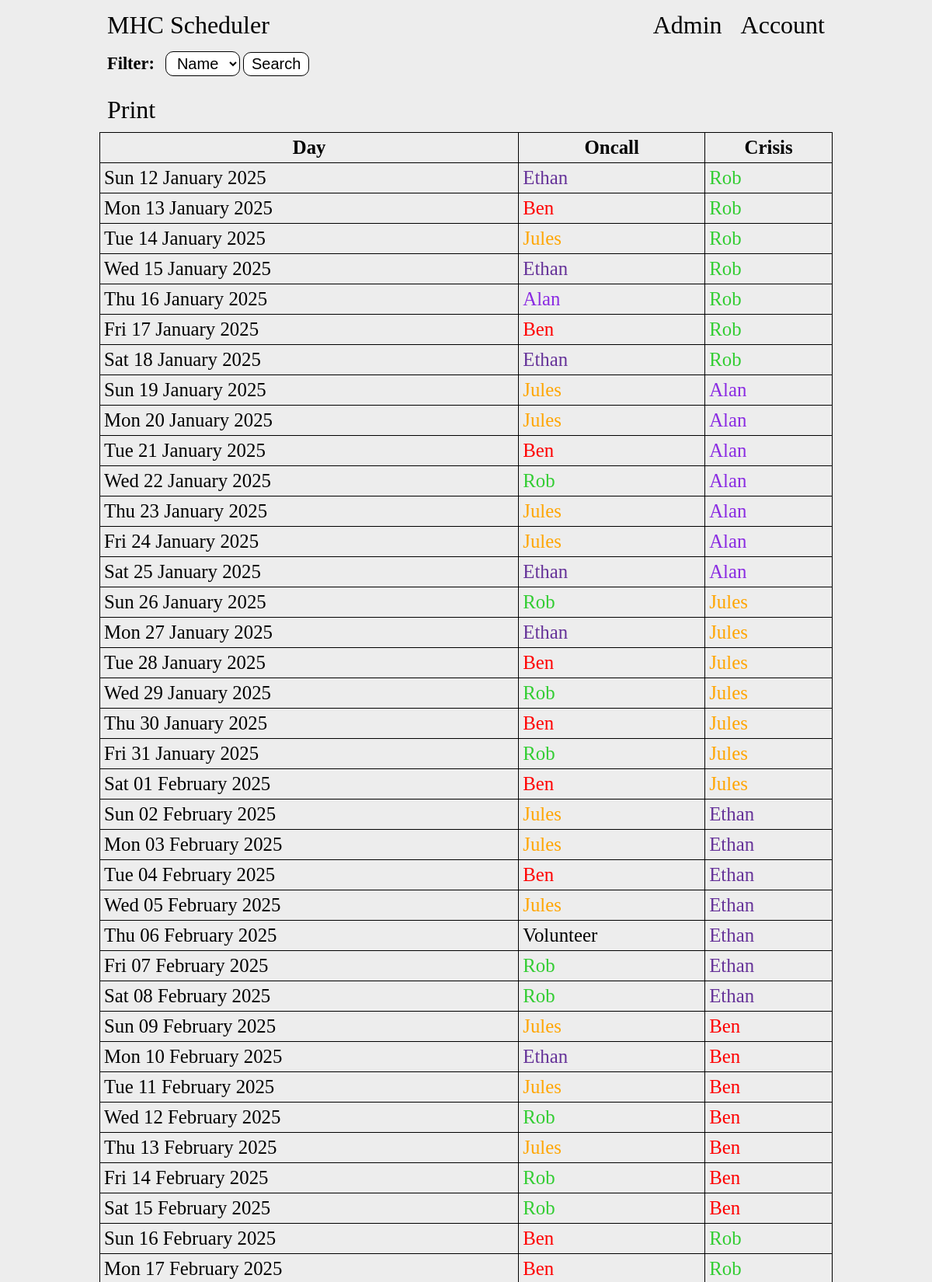
Screenshot of / (signed in, upper part) with the database file from the repository.
### tables this page shows
CREATE TABLE days (id INTEGER NOT NULL, person_id INTEGER NOT NULL, date VARCHAR(255) NOT NULL, crisis_id INTEGER, completed bool, PRIMARY KEY(id), FOREIGN KEY (person_id) REFERENCES people(id));

CREATE TABLE people (id INTEGER NOT NULL, name varchar(255) NOT NULL, admin bool NOT NULL, diff int NOT NULL, password varchar(255), email varchar(255), sessions bit(10), weight INTEGER, end_diff int, color varchar(255), active BOOL, activate_date varchar(255), finish_date varchar(255), PRIMARY KEY (id));

### app.py (the view)
@app.route("/", methods=["GET"])
def index():
    con = sqlite3.connect("main.db")
    con.row_factory = sqlite3.Row
    cur = con.cursor()
    cur.execute("SELECT name, id FROM people;")
    rows = cur.fetchall()
    peopleData = [dict(row) for row in rows]
    if request.args.get('person'):
        person = request.args.get('person') # Filter days so that only the selected person shows
        cur.execute("SELECT days.date, p1.id AS oncallId, p1.name AS oncall, p1.color AS oncallColor, p2.name AS crisis, p2.color AS crisisColor FROM days LEFT JOIN people p1 ON days.person_id = p1.id JOIN people p2 ON days.crisis_id = p2.id WHERE (days.person_id = ? OR days.crisis_id = ?) AND days.completed = 0 ORDER BY days.id ASC", (person,person))
    else: # Display all days with a limit of 50
        cur.execute("SELECT date, p1.id AS oncallId, p1.name AS oncall, p1.color AS oncallColor, p2.name AS crisis, p2.color AS crisisColor FROM days LEFT JOIN people p1 ON days.person_id = p1.id JOIN people p2 ON days.crisis_id = p2.id AND days.completed = 0 ORDER BY days.id ASC")
    rows = cur.fetchall()
    daysData = [dict(row) for row in rows]
    for day in daysData:
        day['date'] = format_date(day['date'])
    con.close()
    if session.get("admin") != None:
        adminPerms = session['admin']
        if adminPerms == 1:
            return render_template('index.html', people=peopleData, days=daysData, accountLink="./signin", controlText="Admin", controlLink="./account")
        else:
            return render_template('index.html', people=peopleData, days=daysData, accountLink="./signin", controlText="Swaps", controlLink="./account")
    else:
        return render_template('index.html', people=peopleData, days=daysData, accountLink="./signin")

### app.py (called while the page is built)
def format_date(date_str):
    date_obj = datetime.strptime(date_str, "%Y-%m-%d")
    return date_obj.strftime("%a %d %B %Y")

@app.after_request
def add_header(response):
    response.headers["Cache-Control"] = "no-store, no-cache, must-revalidate, post-check=0, pre-check=0, max-age=0"
    response.headers["Pragma"] = "no-cache"
    response.headers["Expires"] = "0"
    return response

### templates/index.html (shortened to what this page needs)
{% extends "base.html" %}
{% block body %}
<nav>
    <a href="./">MHC Scheduler</a>
    <div>
        {% if controlText is defined %}
        <a href="{{ controlLink }}">{{ controlText }}</a>
        {% endif %}
        <a href="signin">Account</a>
    </div>
</nav>
<main>
    <form method="get">
        <label for="filter">Filter: </label>
        <select name="person" id="filter">
            <option disabled selected>Name</option>
        </select>
        <input type="submit" value="Search">
    </form>
    <a href="javascript:if(window.print)window.print()" class="print">Print</a>
    <table>
        <tr>
            <th>Day</th>
            <th>Oncall</th>
            <th>Crisis</th>
        </tr>
        {% for day in days %}
        <tr>
            <td>{{ day['date'] }}</td>
            {% if day['oncall'] != None %}
            <td style="color: {{ day['oncallColor'] }}">{{ day['oncall'] }}</td>
            {% else %}
            <td>Volunteer</td>
            {% endif %}
            <td style="color: {{ day['crisisColor'] }}">{{ day['crisis'] }}</td>
        </tr>
        {% endfor %}
    </table>
</main>
{% endblock %}

### static/main.css (style rules this page uses)
body { background-color: rgb(237, 237, 237); padding: 0 10%; font-family:'Times New Roman', Times, serif; }
nav { color: black; display: flex; flex-direction: row; justify-content: space-between; align-items: center; height: 6vh; }
.print, nav a { color: black; text-decoration: none; padding: 10px; font-size: 2rem; border-radius: 10px; }
label, select, input, button, form a { display: inline-block; font-size: 1.25rem; padding: 3px 10px; border-radius: 10px; }
label { font-weight: bold; font-size: 1.4rem; }
select, input, button, form a { background-color: white; border: 1px solid black; }
form { margin: 10px 0 20px 0; }
form input { margin-bottom: 5px; }
table { width: 100%; margin: 10px 0; }
th, td { padding: 5px; font-size: 1.55rem; }
table, th, td { border: 1px solid black; border-collapse: collapse; }

### static/print.css (style rules this page uses)
nav, form, .print { display: none; }

### rows the page displays
days: date "Sun 12 January 2025", oncall "Ethan", crisis "Rob"
days: date "Mon 13 January 2025", oncall "Ben", crisis "Rob"
days: date "Tue 14 January 2025", oncall "Jules", crisis "Rob"
days: date "Wed 15 January 2025", oncall "Ethan", crisis "Rob"
days: date "Thu 16 January 2025", oncall "Alan", crisis "Rob"
days: date "Fri 17 January 2025", oncall "Ben", crisis "Rob"
days: date "Sat 18 January 2025", oncall "Ethan", crisis "Rob"
days: date "Sun 19 January 2025", oncall "Jules", crisis "Alan"
days: date "Mon 20 January 2025", oncall "Jules", crisis "Alan"
days: date "Tue 21 January 2025", oncall "Ben", crisis "Alan"
days: date "Wed 22 January 2025", oncall "Rob", crisis "Alan"
days: date "Thu 23 January 2025", oncall "Jules", crisis "Alan"
days: date "Fri 24 January 2025", oncall "Jules", crisis "Alan"
days: date "Sat 25 January 2025", oncall "Ethan", crisis "Alan"
days: date "Sun 26 January 2025", oncall "Rob", crisis "Jules"
days: date "Mon 27 January 2025", oncall "Ethan", crisis "Jules"
days: date "Tue 28 January 2025", oncall "Ben", crisis "Jules"
days: date "Wed 29 January 2025", oncall "Rob", crisis "Jules"
days: date "Thu 30 January 2025", oncall "Ben", crisis "Jules"
days: date "Fri 31 January 2025", oncall "Rob", crisis "Jules"
days: date "Sat 01 February 2025", oncall "Ben", crisis "Jules"
days: date "Sun 02 February 2025", oncall "Jules", crisis "Ethan"
days: date "Mon 03 February 2025", oncall "Jules", crisis "Ethan"
days: date "Tue 04 February 2025", oncall "Ben", crisis "Ethan"
days: date "Wed 05 February 2025", oncall "Jules", crisis "Ethan"
days: date "Thu 06 February 2025", shows "Volunteer", crisis "Ethan"
days: date "Fri 07 February 2025", oncall "Rob", crisis "Ethan"
days: date "Sat 08 February 2025", oncall "Rob", crisis "Ethan"
days: date "Sun 09 February 2025", oncall "Jules", crisis "Ben"
days: date "Mon 10 February 2025", oncall "Ethan", crisis "Ben"
days: date "Tue 11 February 2025", oncall "Jules", crisis "Ben"
days: date "Wed 12 February 2025", oncall "Rob", crisis "Ben"
days: date "Thu 13 February 2025", oncall "Jules", crisis "Ben"
days: date "Fri 14 February 2025", oncall "Rob", crisis "Ben"
days: date "Sat 15 February 2025", oncall "Rob", crisis "Ben"
days: date "Sun 16 February 2025", oncall "Ben", crisis "Rob"
days: date "Mon 17 February 2025", oncall "Ben", crisis "Rob"

### other values shown
{{ controlText }} "Admin"
